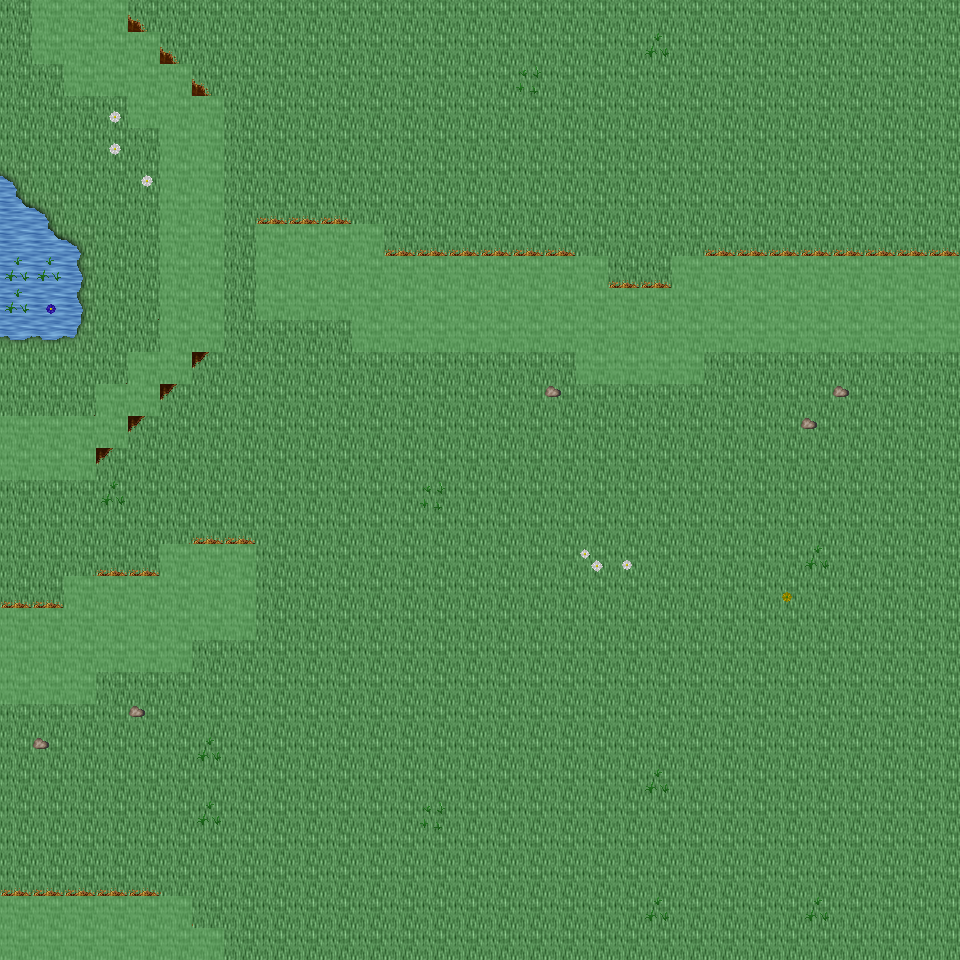

This game map was drawn from its Tiled (.tmx) file and the tilesets committed beside it. A one-line description and the trimmed map source follow:
An orthogonal 30x30 tile map with 32x32 px tiles, 6 tile layers (Ground, Object, Object2, Above, ...), 45 tilesets and 6 objects (6x mapExit).

<map version="1.0" orientation="orthogonal" renderorder="right-down" width="30" height="30" tilewidth="32" tileheight="32" nextobjectid="7">
  <tileset firstgid="1" name="tileset_ground_ground" tilewidth="32" tileheight="32" tilecount="33" columns="3">
    <image source="../drawable/tileset_ground_ground.png" width="96" height="352" />
  </tileset>
  <tileset firstgid="34" name="tileset_building_castle" tilewidth="32" tileheight="32" tilecount="320" columns="20">
    <image source="../drawable/tileset_building_castle.png" width="640" height="512" />
  </tileset>
  <tileset firstgid="354" name="tileset_ground_water_pool" tilewidth="32" tileheight="32" tilecount="72" columns="3">
    <image source="../drawable/tileset_ground_water_pool.png" width="96" height="768" />
  </tileset>
  <tileset firstgid="426" name="tileset_ground_ridge_earth_dark" tilewidth="32" tileheight="32" tilecount="96" columns="12">
    <image source="../drawable/tileset_ground_ridge_earth_dark.png" width="384" height="256" />
  </tileset>
  <tileset firstgid="522" name="tileset_ground_grass_edges" tilewidth="32" tileheight="32" tilecount="36" columns="12">
    <image source="../drawable/tileset_ground_grass_edges.png" width="384" height="96" />
  </tileset>
  <tileset firstgid="558" name="tileset_ground_earth_edges" tilewidth="32" tileheight="32" tilecount="18" columns="6">
    <image source="../drawable/tileset_ground_earth_edges.png" width="192" height="96" />
  </tileset>
  <tileset firstgid="576" name="tileset_ground_grass_corners" tilewidth="32" tileheight="32" tilecount="24" columns="6">
    <image source="../drawable/tileset_ground_grass_corners.png" width="192" height="128" />
  </tileset>
  <tileset firstgid="600" name="tileset_plant_stump_stump_green" tilewidth="32" tileheight="32" tilecount="4" columns="2">
    <image source="../drawable/tileset_plant_stump_stump_green.png" width="64" height="64" />
  </tileset>
  <tileset firstgid="604" name="tileset_item_pot_barrel" tilewidth="32" tileheight="32" tilecount="2" columns="1">
    <image source="../drawable/tileset_item_pot_barrel.png" width="32" height="64" />
  </tileset>
  <tileset firstgid="606" name="tileset_ground_rock_rocks_2" tilewidth="32" tileheight="32" tilecount="4" columns="2">
    <image source="../drawable/tileset_ground_rock_rocks_2.png" width="64" height="64" />
  </tileset>
  <tileset firstgid="610" name="tileset_ground_ladder_horizontal_dark" tilewidth="32" tileheight="32" tilecount="3" columns="1">
    <image source="../drawable/tileset_ground_ladder_horizontal_dark.png" width="32" height="96" />
  </tileset>
  <tileset firstgid="613" name="tileset_plant_grasses" tilewidth="32" tileheight="32" tilecount="6" columns="3">
    <image source="../drawable/tileset_plant_grasses.png" width="96" height="64" />
  </tileset>
  <tileset firstgid="619" name="tileset_plant_tree_tree_green" tilewidth="32" tileheight="32" tilecount="88" columns="8">
    <image source="../drawable/tileset_plant_tree_tree_green.png" width="256" height="352" />
  </tileset>
  <tileset firstgid="707" name="tileset_ground_water_waterfall" tilewidth="32" tileheight="32" tilecount="120" columns="8">
    <image source="../drawable/tileset_ground_water_waterfall.png" width="256" height="480" />
  </tileset>
  <tileset firstgid="827" name="tileset_plant_flower_daisy_white" tilewidth="32" tileheight="32" tilecount="8" columns="2">
    <image source="../drawable/tileset_plant_flower_daisy_white.png" width="64" height="128" />
  </tileset>
  <tileset firstgid="835" name="tileset_plant_flower_daisy_red" tilewidth="32" tileheight="32" tilecount="8" columns="2">
    <image source="../drawable/tileset_plant_flower_daisy_red.png" width="64" height="128" />
  </tileset>
  <tileset firstgid="843" name="tileset_ground_rock_pebbles" tilewidth="32" tileheight="32" tilecount="3" columns="1">
    <image source="../drawable/tileset_ground_rock_pebbles.png" width="32" height="96" />
  </tileset>
  <tileset firstgid="846" name="tileset_plant_flower_daisy_yellow" tilewidth="32" tileheight="32" tilecount="8" columns="2">
    <image source="../drawable/tileset_plant_flower_daisy_yellow.png" width="64" height="128" />
  </tileset>
  <tileset firstgid="854" name="tileset_building_decoration_longhorn_skull" tilewidth="32" tileheight="32" tilecount="6" columns="3">
    <image source="../drawable/tileset_building_decoration_longhorn_skull.png" width="96" height="64" />
  </tileset>
  <tileset firstgid="860" name="tileset_furniture_light_flames" tilewidth="32" tileheight="32" tilecount="6" columns="6">
    <image source="../drawable/tileset_furniture_light_flames.png" width="192" height="32" />
  </tileset>
  <tileset firstgid="866" name="tileset_plant_stump_stump_brown" tilewidth="32" tileheight="32" tilecount="4" columns="2">
    <image source="../drawable/tileset_plant_stump_stump_brown.png" width="64" height="64" />
  </tileset>
  <tileset firstgid="870" name="tileset_building_decoration_rocks_2" tilewidth="32" tileheight="32" tilecount="2" columns="1">
    <image source="../drawable/tileset_building_decoration_rocks_2.png" width="32" height="64" />
  </tileset>
  <tileset firstgid="872" name="tileset_plant_flower_daisy_blue" tilewidth="32" tileheight="32" tilecount="8" columns="2">
    <image source="../drawable/tileset_plant_flower_daisy_blue.png" width="64" height="128" />
  </tileset>
  <tileset firstgid="880" name="tileset_building_fence_fence_chunky" tilewidth="32" tileheight="32" tilecount="21" columns="3">
    <image source="../drawable/tileset_building_fence_fence_chunky.png" width="96" height="224" />
  </tileset>
  <tileset firstgid="901" name="tileset_ground_water_water_bubbles" tilewidth="32" tileheight="32" tilecount="32" columns="8">
    <image source="../drawable/tileset_ground_water_water_bubbles.png" width="256" height="128" />
  </tileset>
  <tileset firstgid="933" name="tileset_item_statue_grey_stone" tilewidth="32" tileheight="32" tilecount="4" columns="2">
    <image source="../drawable/tileset_item_statue_grey_stone.png" width="64" height="64" />
  </tileset>
  <tileset firstgid="937" name="tileset_plant_tree_tree_darkgreen" tilewidth="32" tileheight="32" tilecount="88" columns="8">
    <image source="../drawable/tileset_plant_tree_tree_darkgreen.png" width="256" height="352" />
  </tileset>
  <tileset firstgid="1025" name="tileset_logic_creature_animal" tilewidth="32" tileheight="32" tilecount="32" columns="8">
    <image source="../drawable/tileset_logic_creature_animal.png" width="256" height="128" />
  </tileset>
  <tileset firstgid="1057" name="tileset_logic_creature_rodent" tilewidth="32" tileheight="32" tilecount="8" columns="8">
    <image source="../drawable/tileset_logic_creature_rodent.png" width="256" height="32" />
  </tileset>
  <tileset firstgid="1065" name="tileset_logic_portal" tilewidth="32" tileheight="32" tilecount="24" columns="8">
    <image source="../drawable/tileset_logic_portal.png" width="256" height="96" />
  </tileset>
  <tileset firstgid="1089" name="tileset_logic_item_mushroom" tilewidth="32" tileheight="32" tilecount="6" columns="6">
    <image source="../drawable/tileset_logic_item_mushroom.png" width="192" height="32" />
  </tileset>
  <tileset firstgid="1095" name="tileset_logic_collision" tilewidth="32" tileheight="32" tilecount="1" columns="1">
    <image source="../drawable/tileset_logic_collision.png" width="32" height="32" />
  </tileset>
  <tileset firstgid="1096" name="tileset_logic_creature_human_little" tilewidth="32" tileheight="32" tilecount="2" columns="2">
    <image source="../drawable/tileset_logic_creature_human_little.png" width="64" height="32" />
  </tileset>
  <tileset firstgid="1098" name="tileset_logic_creature_fairy" tilewidth="32" tileheight="32" tilecount="4" columns="4">
    <image source="../drawable/tileset_logic_creature_fairy.png" width="128" height="32" />
  </tileset>
  <tileset firstgid="1102" name="tileset_logic_item_herb" tilewidth="32" tileheight="32" tilecount="5" columns="5">
    <image source="../drawable/tileset_logic_item_herb.png" width="160" height="32" />
  </tileset>
  <tileset firstgid="1107" name="tileset_object_suspension_bridge" tilewidth="32" tileheight="32" tilecount="24" columns="3">
    <image source="../drawable/tileset_object_suspension_bridge.png" width="96" height="256" />
  </tileset>
  <tileset firstgid="1131" name="tileset_logic_creature_farm_animal" tilewidth="32" tileheight="32" tilecount="16" columns="8">
    <image source="../drawable/tileset_logic_creature_farm_animal.png" width="256" height="64" />
  </tileset>
  <tileset firstgid="1147" name="tileset_ground_green_paving" tilewidth="32" tileheight="32" tilecount="18" columns="3">
    <image source="../drawable/tileset_ground_green_paving.png" width="96" height="192" />
  </tileset>
  <tileset firstgid="1165" name="tileset_logic_protection" tilewidth="32" tileheight="32" tilecount="2" columns="2">
    <image source="../drawable/tileset_logic_protection.png" width="64" height="32" />
  </tileset>
  <tileset firstgid="1167" name="tileset_light_light_5x5" tilewidth="32" tileheight="32" tilecount="25" columns="5">
    <image source="../drawable/tileset_light_light_5x5.png" width="160" height="160" />
  </tileset>
  <tileset firstgid="1192" name="tileset_light_door_light" tilewidth="32" tileheight="32" tilecount="12" columns="3">
    <image source="../drawable/tileset_light_door_light.png" width="96" height="128" />
  </tileset>
  <tileset firstgid="1204" name="tileset_building_huts" tilewidth="32" tileheight="32" tilecount="338" columns="26">
    <image source="../drawable/tileset_building_huts.png" width="832" height="416" />
  </tileset>
  <tileset firstgid="1542" name="tileset_building_chimney_smoke" tilewidth="32" tileheight="32" tilecount="40" columns="4">
    <image source="../drawable/tileset_building_chimney_smoke.png" width="128" height="320" />
  </tileset>
  <tileset firstgid="1582" name="tileset_plant_tree_chestnut_tree" tilewidth="32" tileheight="32" tilecount="20" columns="4">
    <image source="../drawable/tileset_plant_tree_chestnut_tree.png" width="128" height="160" />
  </tileset>
  <tileset firstgid="1602" name="tileset_logic_creature_troll" tilewidth="32" tileheight="32" tilecount="4" columns="4">
    <image source="../drawable/tileset_logic_creature_troll.png" width="128" height="32" />
  </tileset>
  <layer name="Ground" width="30" height="30">
    <data>[900 cells, 900 non-empty, 2 distinct tile ids]</data>
  </layer>
  <layer name="Object" width="30" height="30">
    <data>[900 cells, 170 non-empty, 32 distinct tile ids]</data>
  </layer>
  <layer name="Object2" width="30" height="30">
    <data>[900 cells, 53 non-empty, 8 distinct tile ids]</data>
  </layer>
  <layer name="Above" width="30" height="30">
    <data>[900 cells, 4 non-empty, 2 distinct tile ids]</data>
  </layer>
  <layer name="Above2" width="30" height="30">
    <data>[900 cells, 0 non-empty, 0 distinct tile ids]</data>
  </layer>
  <layer name="Walkable" width="30" height="30">
    <data>[900 cells, 147 non-empty, 1 distinct tile ids]</data>
  </layer>
  <objectgroup name="MapEvents">
    <object id="1" name="north" type="mapExit" x="0" y="0" width="32" height="32">
      <properties>
        <property name="map" value="level_0_x106_y94" />
        <property name="x" value="0" />
        <property name="y" value="28" />
      </properties>
    </object>
    <object id="2" name="north2" type="mapExit" x="128" y="0" width="832" height="32">
      <properties>
        <property name="map" value="level_0_x106_y94" />
        <property name="x" value="4" />
        <property name="y" value="28" />
      </properties>
    </object>
    <object id="3" name="south" type="mapExit" x="224" y="928" width="736" height="32">
      <properties>
        <property name="map" value="level_0_x106_y96" />
        <property name="x" value="7" />
        <property name="y" value="1" />
      </properties>
    </object>
    <object id="4" name="west" type="mapExit" x="0" y="0" width="32" height="416">
      <properties>
        <property name="map" value="level_0_x105_y95" />
        <property name="x" value="28" />
        <property name="y" value="0" />
      </properties>
    </object>
    <object id="5" name="west2" type="mapExit" x="0" y="480" width="32" height="128">
      <properties>
        <property name="map" value="level_0_x105_y95" />
        <property name="x" value="28" />
        <property name="y" value="15" />
      </properties>
    </object>
    <object id="6" name="west3" type="mapExit" x="0" y="704" width="32" height="192">
      <properties>
        <property name="map" value="level_0_x105_y95" />
        <property name="x" value="28" />
        <property name="y" value="22" />
      </properties>
    </object>
  </objectgroup>
</map>
